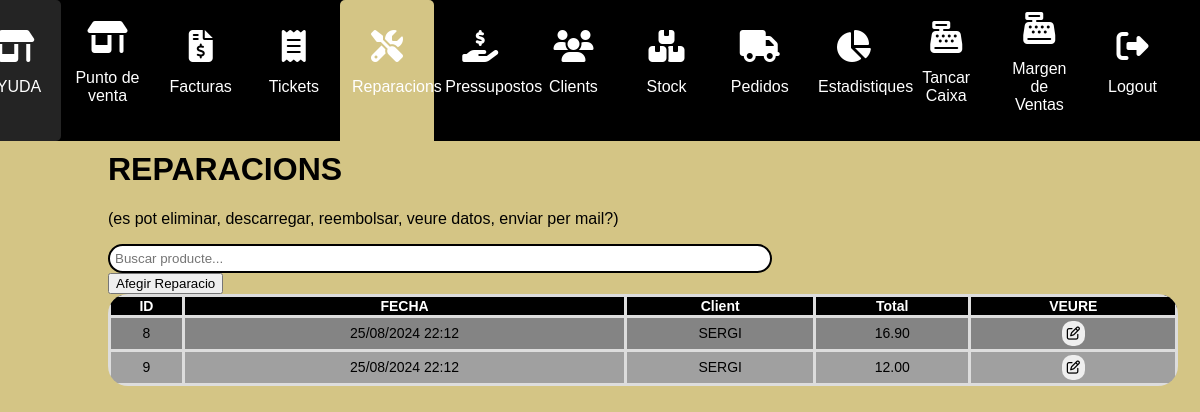
The page /reparacions/ (signed in) on the database as committed earlier.
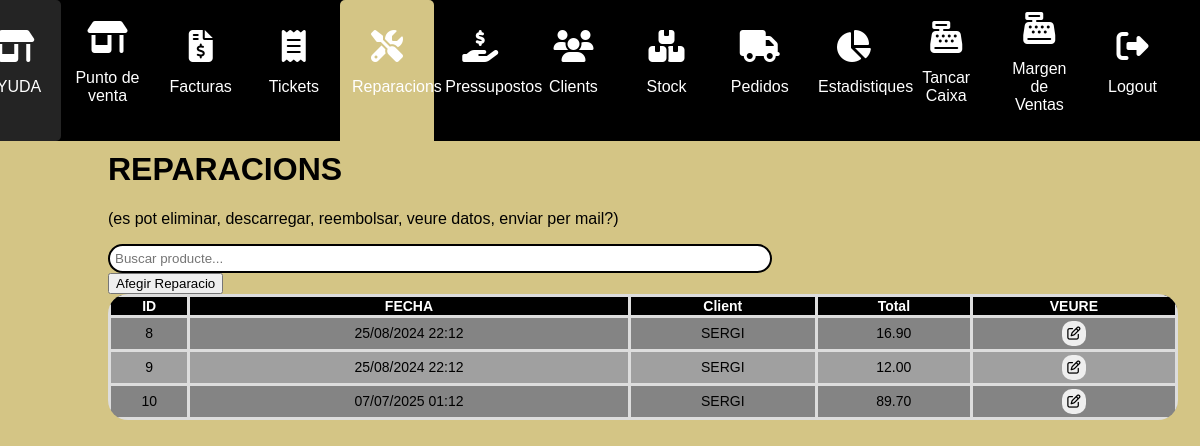
The same page on the database as committed later.
### myapp/models.py (models this page shows)
class Reparacio(models.Model):
    persona_id=models.IntegerField()
    date=models.DateTimeField()
    facturat=models.CharField(max_length=100, default="no")
    total= models.DecimalField(max_digits=9999999, decimal_places=2)

### myapp/views.py (the view)
# urls.py: path("reparacions/", views.reparacions, name="reparacions"),
@login_required
def reparacions(request):
    personas=Persona.objects.all()
    producte=Producto.objects.all()
    reparacions=Reparacio.objects.all()
    for repara in reparacions:
        nom_cli=Persona.objects.get(id=repara.persona_id).nombre
        repara.persona_id=nom_cli
    return render(request, "reparacions.html",{"persona":personas,"producte":producte,"reparacions":reparacions})

### myapp/templates/reparacions.html (shortened to what this page needs)
{% extends "layouts/base.html" %}
{% block content %}
<!DOCTYPE html>
<html lang="en">
<head>
</head>
<body>
<div class="main-content">
    <div class="products-section">
        <h1>REPARACIONS</h1>
<p>(es pot eliminar, descarregar, reembolsar, veure datos, enviar per mail?)</p>
<input type="text" id="searchInput" placeholder="Buscar producte...">
<button id="afegir-reparacio-btn">Afegir Reparacio</button>
    </div>
    <form method="post">
        <table id="productTable">
            <thead>
            <tr>
                <th>ID</th>
                <th>FECHA</th>
               <th>Client</th>
                <th>Total</th>
                <th>VEURE</th>
            </tr>
            </thead>
            <tbody>
            {% for reparacio in reparacions %}
            <tr class="filaTicket">
                <td>{{ reparacio.id }}</td>
                <td>{{ reparacio.date|date:"d/m/Y H:i" }}</td>
                <td>{{ reparacio.persona_id }} </td>
                <td>{{ reparacio.total }} </td>
                <td><button type="button" class="popup-trigger" data-reparacio-id="{{ reparacio.id }}"><i
                        class="fa-regular fa-pen-to-square"></i></button></td>
            </tr>
            {% endfor %}
            </tbody>
        </table>
    </form>
    </div>
</body>
</html>
{% endblock %}

Rows that differ between the two databases and show on the page:
added Reparacio: id "10", date "07/07/2025 01:12", persona_id "SERGI", total "89.70"
